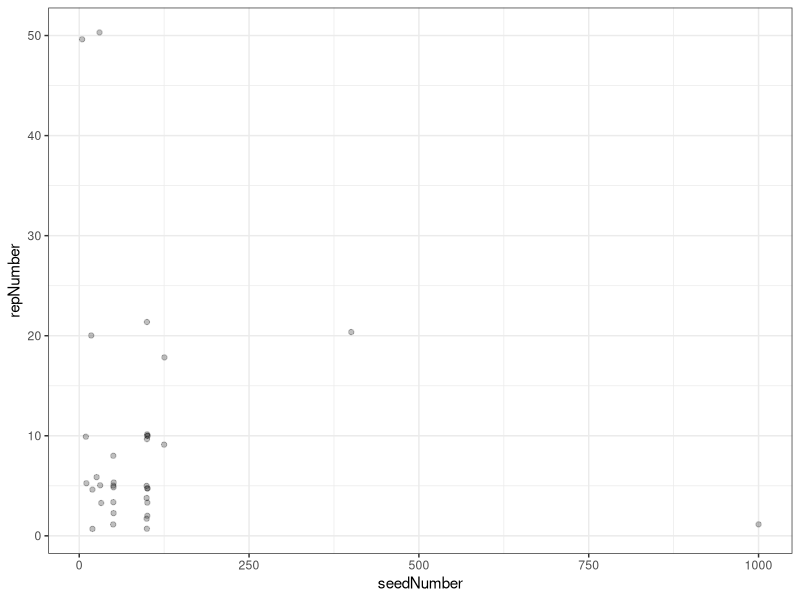

Recreate this plot in R. (Note: this script raises an error after producing the figure.)
####
####
# Analyze literature synthesis for supplement
####
####

# - Libraries ----
library(tidyverse)

# - Read data ----
# table of literature survey
df <- read.csv("data/01_literatureSynthesis/table-literature-survey.csv",header=TRUE)

# - Exploratory plots ----
# - + Seed bag data ----
df.sb  <-  df %>%
  dplyr::filter(experiment=="seed bag burial") %>%
  dplyr::mutate(years=totalMonths/12)

ggplot(df.sb) +
  geom_jitter(aes(x=seedNumber,y=repNumber),alpha=0.25) +
  theme_bw()

ggplot(df.sb) +
  geom_jitter(aes(x=repNumber,y=censusNumber),alpha=0.5) +
  theme_bw() +
  xlab("Number of replicate bags per observation") +
  ylab("Number of censuses")

ggplot(df.sb) +
  geom_jitter(aes(x=repNumber,y=years),alpha=0.5) +
  theme_bw() +
  xlab("Number of replicate bags per observation") +
  ylab("Length of seed bag burial experiment (years)")

ggplot(df.sb) +
  geom_jitter(aes(x=years,y=censusNumber),alpha=0.5,height=0.1,width=0.1) +
  theme_bw()

hist(df.sb$censusNumber,breaks=10)

ggplot(df.sb) +
  geom_jitter(aes(x=years,y=censusNumber,size=seedNumber*repNumber),alpha=0.5) +
  theme_bw()

# - + Seed bag data and seed addition data ----
df2 <- df %>% dplyr::filter(experiment %in% c("seed addition","seed bag burial"))

ggplot(df2) +
  geom_jitter(aes(x=totalMonths,y=censusNumber),alpha=0.5) +
  facet_wrap(~experiment) +
  theme_bw()

ggplot(df2) +
  geom_jitter(aes(x=totalMonths,y=censusNumber,size=seedNumber*repNumber,color=experiment),alpha=0.5) +
  theme_bw()

# - Plots for supplement ----

df %>%
  dplyr::filter(experiment %in% c("seed addition","seed bag burial")) %>%
  dplyr::group_by(experiment) %>%
  dplyr::summarise(n())

df <- df %>%
  dplyr::filter(experiment %in% c("seed addition","seed bag burial"))

dev.off()

# - +Summarize data ----

years <- c(1990,1995,2000,2005,2010,2015,2020)
summaryMat <- matrix(NA,nrow=6,ncol=2)
for(i in 1:(length(years)-1)){
  dfSub <- df[df$pubDate %in% (years[i]:years[i+1]),]
  dfVec <- dfSub %>% dplyr::group_by(experiment) %>%
    dplyr::summarise(n=n())
  summaryMat[i,] <- dfVec$n
}


dfExperimentSummary <- df %>%
  dplyr::group_by(experiment,pubDate) %>%
  dplyr::summarise(n=n())

tmp <- df %>%
  dplyr::group_by(firstAuthor,pubDate) %>%
  dplyr::summarise(n=n())

dfStudySummary <- df %>%
  dplyr::left_join(tmp,by=c('firstAuthor','pubDate')) %>%
  dplyr::filter(n==1) %>%
  dplyr::group_by(experiment,pubDate) %>%
  dplyr::summarise(n=n())


dfStudySummary2 <-  df %>%
  dplyr::left_join(tmp,by=c('firstAuthor','pubDate')) %>%
  dplyr::filter(n>1) %>%
  dplyr::select(pubDate,firstAuthor,experiment) %>%
    dplyr::mutate(n=1) %>%
    dplyr::group_by(firstAuthor,pubDate,experiment) %>%
  dplyr::summarise(n=n())

dfAddition2 <- dfStudySummary2 %>%
  dplyr::filter(n>1) %>%
  dplyr::group_by(experiment,pubDate) %>%
  dplyr::summarise(n=n())

dfBoth <- dfStudySummary2 %>%
  dplyr::filter(n==1) %>%
  dplyr::select(firstAuthor,pubDate) %>%
  unique %>%
  dplyr::group_by(pubDate) %>%
  dplyr::summarise(n=n())

dfBag <- dfStudySummary[dfStudySummary$experiment=="seed bag burial",] %>% ungroup
dfAddition <- dfStudySummary[dfStudySummary$experiment=="seed addition",] %>% ungroup
dfAddition <- rbind(dfAddition,dfAddition2) %>%
  dplyr::group_by(experiment,pubDate) %>%
  dplyr::summarise(n=sum(n))
dfBoth <- dfBoth

# - ++ Output parameters ----
pt12 = 1
pt10 = 10/12
pt9 = 9/12
pt8 = 8/12
pt7 = 7/12

par(oma = c(2.5,4,0,0) + 0.1,
    mar = c(1,0,1,1) + 0.1)

# - +Panel A ----
# plots describing publication data

pdf("products/figures/figure-meta-1.pdf",width=6,height=6)

par(mfrow=c(1,1))
plot(NA,xlim=c(1990,2021),
     ylim=c(0,8),
     xlab="Publication year",main='',ylab="Number of studies",cex=pt10,cex.axis=pt12,cex.lab=pt12)
rect(xleft=dfBag$pubDate-.45,xright=dfBag$pubDate+.45,
     ybottom=0,ytop=dfBag$n,col='black',border='white')

y.val = rep(0,13)
y.val[dfAddition$pubDate%in%base::intersect(dfBag$pubDate,dfAddition$pubDate)] = dfBag$n[dfBag$pubDate%in%base::intersect(dfBag$pubDate,dfAddition$pubDate)]
ref = y.val
rect(xleft=dfAddition$pubDate-.45,xright=dfAddition$pubDate+.45,
     ybottom=ref,ytop=ref+dfAddition$n,col='orange',border='white')

y.val = rep(0,7)
y.val[dfBoth$pubDate%in%intersect(intersect(dfBag$pubDate,dfAddition$pubDate),dfBoth$pubDate)]=dfBag$n[dfBag$pubDate%in%intersect(intersect(dfBag$pubDate,dfAddition$pubDate),dfBoth$pubDate)] + dfAddition$n[dfAddition$pubDate%in%intersect(intersect(dfBag$pubDate,dfAddition$pubDate),dfBoth$pubDate)]
ref = y.val
rect(xleft=dfBoth$pubDate-.45,xright=dfBoth$pubDate+.45,
     ybottom=ref,ytop=ref+dfBoth$n,col='purple',border='white')


legend("topleft",bty='n',cex=pt10,
       c("Demographic model parameterized with seed bag burial experiments",
       "Demographic model parameterized with seed addition experiments",
       "Demographic model parameterized with both experiments"),
       pch=15,col=c('black','orange','purple'))

dev.off()

# - +Summarize # observations ----
dfSummary=df %>%
  dplyr::group_by(experiment,censusNumber) %>%
  dplyr::summarise(n=n())

dfBag = dfSummary[dfSummary$experiment=="seed bag burial",] %>% ungroup
dfAddition = dfSummary[dfSummary$experiment=="seed addition",] %>% ungroup

pdf("products/figures/figure-meta-2.pdf",width=6,height=6)

# - +Panel B ----
#  plots describing publication data
par(mfrow=c(1,1))
plot(NA,
     ylim=c(0,14),xlim=c(0,20),
     xlab="Number of censuses",main='',ylab="Number of experiments",cex=pt10,cex.axis=pt12,cex.lab=pt12)
rect(xleft=dfBag$censusNumber-.45,xright=dfBag$censusNumber,
     ybottom=0,ytop=dfBag$n,col='black',border='white')
rect(xleft=dfAddition$censusNumber,xright=dfAddition$censusNumber+.45,
     ybottom=0,ytop=dfAddition$n,col='orange',border='white')

legend("topright",bty='n',cex=pt10,
      c("Seed bag burial experiment",
        "Seed addition experiment"),
      pch=15,col=c('black','orange'))

dev.off()

# - +Split by experiment ----
dfBag = df[df$experiment=="seed bag burial",]
dfAddition = df[df$experiment=="seed addition",]

# - +Panel C ----
#  summarize experiments by length vs. # observations

pdf("products/figures/figure-meta-3.pdf",width=6,height=6)

par(mfcol=c(1,1))
plot(dfBag$totalMonths,dfBag$censusNumber,
     pch=16,xlim=c(0,140),ylim=c(0,20),type='n',
     xlab="Length of experiment (months)",
     ylab="Number of censuses",cex=1,cex.axis=pt12,cex.lab=pt12)
abline(a=0,b=1/12,lty='dashed')
points(dfAddition$totalMonths,dfAddition$censusNumber,pch=21,bg='white',col='orange',cex=1.5)
points(dfBag$totalMonths,dfBag$censusNumber,pch=21,col='black',cex=1)

dev.off()

# - +Panel D ----
#  summarize by sample size vs # observations
pdf("products/figures/figure-meta-4.pdf",width=6,height=6)

par(mfcol=c(1,1))
plot(dfBag$repNumber*dfBag$seedNumber,dfBag$censusNumber,
     pch=16,type='n',xlim=c(0,9000),ylim=c(0,20),
     xlab="Total number of seeds per census",
     ylab="Number of censuses",cex.axis=pt12,cex.lab=pt12)
points(dfAddition$repNumber*dfAddition$seedNumber,dfAddition$censusNumber,pch=21,bg='white',col='orange',cex=1.5)
points(dfBag$repNumber*dfBag$seedNumber,dfBag$censusNumber,pch=21,col='black',cex=1)

dev.off()
